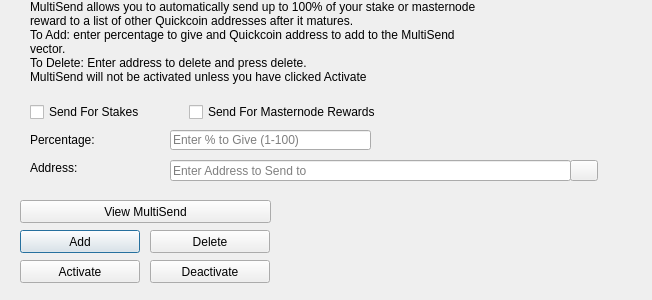
<?xml version="1.0" encoding="UTF-8"?>
<ui version="4.0">
 <class>MultiSendDialog</class>
 <widget class="QDialog" name="MultiSendDialog">
  <property name="windowModality">
   <enum>Qt::NonModal</enum>
  </property>
  <property name="geometry">
   <rect>
    <x>0</x>
    <y>0</y>
    <width>652</width>
    <height>300</height>
   </rect>
  </property>
  <property name="windowTitle">
   <string>MultiSend</string>
  </property>
  <widget class="QLineEdit" name="multiSendPercentEdit">
   <property name="geometry">
    <rect>
     <x>170</x>
     <y>130</y>
     <width>201</width>
     <height>20</height>
    </rect>
   </property>
   <property name="toolTip">
    <string>Enter whole numbers 1 - 100</string>
   </property>
   <property name="placeholderText">
    <string>Enter % to Give (1-100)</string>
   </property>
  </widget>
  <widget class="QLineEdit" name="multiSendAddressEdit">
   <property name="geometry">
    <rect>
     <x>170</x>
     <y>160</y>
     <width>401</width>
     <height>21</height>
    </rect>
   </property>
   <property name="toolTip">
    <string/>
   </property>
   <property name="placeholderText">
    <string>Enter Address to Send to</string>
   </property>
  </widget>
  <widget class="QLabel" name="label_2">
   <property name="geometry">
    <rect>
     <x>30</x>
     <y>0</y>
     <width>451</width>
     <height>121</height>
    </rect>
   </property>
   <property name="lineWidth">
    <number>1</number>
   </property>
   <property name="text">
    <string>MultiSend allows you to automatically send up to 100% of your stake or masternode reward to a list of other Quickcoin addresses after it matures.
To Add: enter percentage to give and Quickcoin address to add to the MultiSend vector.
To Delete: Enter address to delete and press delete.
MultiSend will not be activated unless you have clicked Activate</string>
   </property>
   <property name="alignment">
    <set>Qt::AlignLeading|Qt::AlignLeft|Qt::AlignTop</set>
   </property>
   <property name="wordWrap">
    <bool>true</bool>
   </property>
  </widget>
  <widget class="QLabel" name="message">
   <property name="geometry">
    <rect>
     <x>290</x>
     <y>200</y>
     <width>351</width>
     <height>91</height>
    </rect>
   </property>
   <property name="text">
    <string/>
   </property>
  </widget>
  <widget class="QPushButton" name="addButton">
   <property name="geometry">
    <rect>
     <x>20</x>
     <y>230</y>
     <width>120</width>
     <height>23</height>
    </rect>
   </property>
   <property name="toolTip">
    <string/>
   </property>
   <property name="statusTip">
    <string>Add to MultiSend Vector</string>
   </property>
   <property name="text">
    <string>Add</string>
   </property>
  </widget>
  <widget class="QPushButton" name="disableButton">
   <property name="geometry">
    <rect>
     <x>150</x>
     <y>260</y>
     <width>120</width>
     <height>23</height>
    </rect>
   </property>
   <property name="statusTip">
    <string>Deactivate MultiSend</string>
   </property>
   <property name="text">
    <string>Deactivate</string>
   </property>
  </widget>
  <widget class="QPushButton" name="addressBookButton">
   <property name="geometry">
    <rect>
     <x>570</x>
     <y>160</y>
     <width>28</width>
     <height>21</height>
    </rect>
   </property>
   <property name="toolTip">
    <string>Choose an address from the address book</string>
   </property>
   <property name="text">
    <string/>
   </property>
   <property name="icon">
    <iconset resource="../quickcoin.qrc">
     <normaloff>:/icons/address-book</normaloff>:/icons/address-book</iconset>
   </property>
   <property name="shortcut">
    <string>Alt+A</string>
   </property>
   <property name="autoDefault">
    <bool>false</bool>
   </property>
  </widget>
  <widget class="QLabel" name="label">
   <property name="geometry">
    <rect>
     <x>30</x>
     <y>130</y>
     <width>121</width>
     <height>20</height>
    </rect>
   </property>
   <property name="toolTip">
    <string>Percentage of stake to send</string>
   </property>
   <property name="text">
    <string>Percentage:</string>
   </property>
  </widget>
  <widget class="QLabel" name="label_5">
   <property name="geometry">
    <rect>
     <x>30</x>
     <y>160</y>
     <width>111</width>
     <height>16</height>
    </rect>
   </property>
   <property name="toolTip">
    <string>Address to send portion of stake to</string>
   </property>
   <property name="text">
    <string>Address:</string>
   </property>
  </widget>
  <widget class="QPushButton" name="deleteButton">
   <property name="geometry">
    <rect>
     <x>150</x>
     <y>230</y>
     <width>120</width>
     <height>23</height>
    </rect>
   </property>
   <property name="toolTip">
    <string/>
   </property>
   <property name="statusTip">
    <string>Delete Address From MultiSend Vector</string>
   </property>
   <property name="text">
    <string>Delete</string>
   </property>
  </widget>
  <widget class="QPushButton" name="activateButton">
   <property name="geometry">
    <rect>
     <x>20</x>
     <y>260</y>
     <width>120</width>
     <height>23</height>
    </rect>
   </property>
   <property name="statusTip">
    <string>Activate MultiSend</string>
   </property>
   <property name="text">
    <string>Activate</string>
   </property>
  </widget>
  <widget class="QPushButton" name="viewButton">
   <property name="geometry">
    <rect>
     <x>20</x>
     <y>200</y>
     <width>251</width>
     <height>23</height>
    </rect>
   </property>
   <property name="toolTip">
    <string/>
   </property>
   <property name="statusTip">
    <string>View MultiSend Vector</string>
   </property>
   <property name="text">
    <string>View MultiSend</string>
   </property>
  </widget>
  <widget class="QWidget" name="horizontalLayoutWidget">
   <property name="geometry">
    <rect>
     <x>30</x>
     <y>100</y>
     <width>351</width>
     <height>24</height>
    </rect>
   </property>
   <layout class="QHBoxLayout" name="horizontalLayout">
    <item>
     <widget class="QCheckBox" name="multiSendStakeCheckBox">
      <property name="text">
       <string>Send For Stakes</string>
      </property>
     </widget>
    </item>
    <item>
     <widget class="QCheckBox" name="multiSendMasternodeCheckBox">
      <property name="text">
       <string>Send For Masternode Rewards</string>
      </property>
     </widget>
    </item>
   </layout>
  </widget>
 </widget>
 <resources>
  <include location="../quickcoin.qrc"/>
 </resources>
 <connections/>
</ui>
